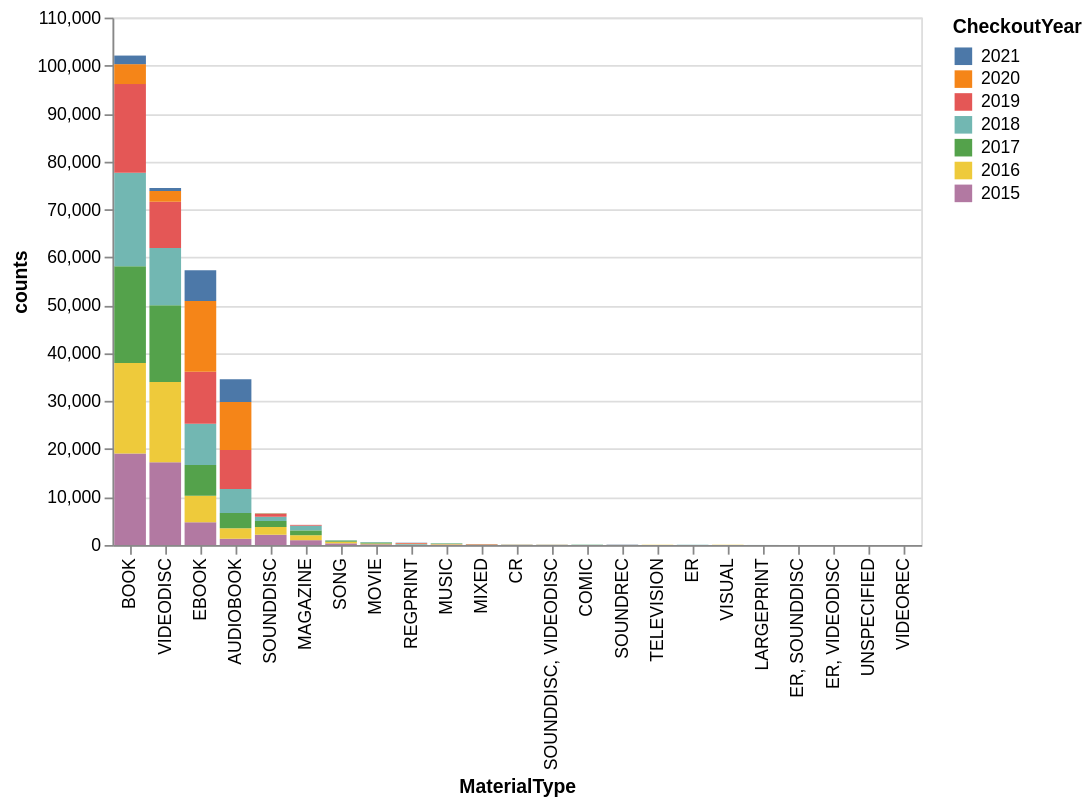

Notebook code cell kept with this figure:
### Markdown cell above
Task 5: Reflection <br>
What went well? <br>
The instructions provided on Google Colab were helpful and very detailed. It allowed me to understand the concepts while seeing the examples. The example code was helpful because it showed me a potential method to use for my assignment, but it also allowed me to experiment with different methods if I wanted to explore them further.


What did not go well or what challenges you encountered? <br>
A challenge I encountered while doing this lab was creating the interactive plot. I recieved some errors while experimenting with the interactive plot like small typos and syntax errors. What helped me overcome this was going back to the examples provided in Google Colab. I was able to troubleshoot what was wrong with my code.

### Code cell
#
# Lecture Code w/ examples
#
import pandas as pd # Data manipulation
import altair as alt # Interaction visualization
from vega_datasets import data as vega_data

import requests
import io

# Load dataset from GitHub
url = "https://raw.githubusercontent.com/manika-lamba/SP26-LIS4_5693/refs/heads/main/lab-assignments/lab-3/Seattle-Library_2015-2021.csv"
response = requests.get(url)
response.raise_for_status() # Raise exception for HTTP errors
text = response.text

seattle_df = pd.read_csv(io.StringIO(text))
seattle_df.head()

# Pandas bar chart
seattle_df['MaterialType'].value_counts().plot(kind = 'bar')

# Simple dataframe
source = pd.DataFrame({
    'a': ['A', 'B', 'C', 'D', 'E', 'F', 'G', 'H', 'I'],
    'b': [28, 55, 43, 91, 81, 53, 19, 87, 52]
})

# Simple Altair bar chart
alt.Chart(source).mark_bar().encode(
    x='a',
    y='b'
)

# Count values
seattle_df['MaterialType'].value_counts() # Count value

type(seattle_df['MaterialType'].value_counts()) # Check object type

# Convert series to dataframe for Altair
seattle_df['MaterialType'].value_counts().rename_axis('MaterialType').reset_index(name='counts')

# Example - Altair bar chart
source = seattle_df['MaterialType'].value_counts().rename_axis('MaterialType').reset_index(name='counts')
alt.Chart(source).mark_bar().encode(
    x='MaterialType',
    y='counts'
)

# Example - sorted bar chart
source = seattle_df['MaterialType'].value_counts().rename_axis('MaterialType').reset_index(name='counts')
alt.Chart(source).mark_bar().encode(
    x = alt.X('MaterialType', sort = '-y'),
    y = 'counts'
)

# Example - Vega dataset
cars = vega_data.cars()
cars.head()
alt.Chart(cars).mark_bar().encode(
    x = 'Horsepower',
    y = 'Miles_per_Gallon',
    color = 'Origin',
    shape = 'Origin'
)

# Example - Group by MaterialType and CheckoutYear
seattle_df
# Count how many checkout per material per year
seattle_material_grouped = seattle_df.groupby(['MaterialType', 'CheckoutYear']).size().reset_index(name = 'counts')
alt.Chart(seattle_material_grouped).mark_bar().encode( # Simple bar chart
    x = alt.X('MaterialType', sort = '-y'),
    y = 'counts',
    color = 'CheckoutYear:N'
)

# Example (with interactive)
alt.Chart(seattle_material_grouped).mark_bar().encode(
    x = alt.X('MaterialType', sort = '-y'),
    y = 'counts',
    color = 'CheckoutYear:N',
    tooltip = ['MaterialType', 'counts', 'CheckoutYear']
).interactive()

# Example (interactive w/ more features)
selection = alt.selection_point(fields = ['CheckoutYear'], bind = 'legend')
alt.Chart(seattle_material_grouped).mark_bar().encode(
    x = alt.X('MaterialType', sort = '-y'),
    y = 'counts',
    color = alt.Color('CheckoutYear:N', sort = alt.EncodingSortField('CheckoutYear', order = 'descending')),
    tooltip = ['MaterialType', 'counts', 'CheckoutYear'],
    opacity = alt.condition(selection, alt.value(1), alt.value(0.2)),
    order = 'CheckoutYear'
).add_params(
    selection
)

### Figure 1 — Vega-Lite specification as saved in the notebook (floating-point values rounded to 4 significant figures)
{"config": {"view": {"continuousWidth": 300, "continuousHeight": 300}}, "data": {"name": "data-73b297576c9ecbb755844259deeb97e5"}, "mark": {"type": "bar"}, "encoding": {"color": {"field": "CheckoutYear", "sort": {"field": "CheckoutYear", "order": "descending"}, "type": "nominal"}, "opacity": {"condition": {"param": "param_4", "value": 1}, "value": 0.2}, "order": {"field": "CheckoutYear", "type": "quantitative"}, "tooltip": [{"field": "MaterialType", "type": "nominal"}, {"field": "counts", "type": "quantitative"}, {"field": "CheckoutYear", "type": "quantitative"}], "x": {"field": "MaterialType", "sort": "-y", "type": "nominal"}, "y": {"field": "counts", "type": "quantitative"}}, "params": [{"name": "param_4", "select": {"type": "point", "fields": ["CheckoutYear"]}, "bind": "legend"}], "$schema": "https://vega.github.io/schema/vega-lite/v5.20.1.json", "datasets": {"data-73b297576c9ecbb755844259deeb97e5": [{"MaterialType": "AUDIOBOOK", "CheckoutYear": 2015, "counts": 1321}, {"MaterialType": "AUDIOBOOK", "CheckoutYear": 2016, "counts": 2163}, {"MaterialType": "AUDIOBOOK", "CheckoutYear": 2017, "counts": 3164}, {"MaterialType": "AUDIOBOOK", "CheckoutYear": 2018, "counts": 5027}, {"MaterialType": "AUDIOBOOK", "CheckoutYear": 2019, "counts": 8111}, {"MaterialType": "AUDIOBOOK", "CheckoutYear": 2020, "counts": 10050}, {"MaterialType": "AUDIOBOOK", "CheckoutYear": 2021, "counts": 4706}, {"MaterialType": "BOOK", "CheckoutYear": 2015, "counts": 19087}, {"MaterialType": "BOOK", "CheckoutYear": 2016, "counts": 18844}, {"MaterialType": "BOOK", "CheckoutYear": 2017, "counts": 20187}, {"MaterialType": "BOOK", "CheckoutYear": 2018, "counts": 19524}, {"MaterialType": "BOOK", "CheckoutYear": 2019, "counts": 18495}, {"MaterialType": "BOOK", "CheckoutYear": 2020, "counts": 4151}, {"MaterialType": "BOOK", "CheckoutYear": 2021, "counts": 1788}, {"MaterialType": "COMIC", "CheckoutYear": 2016, "counts": 1}, {"MaterialType": "COMIC", "CheckoutYear": 2017, "counts": 43}, {"MaterialType": "COMIC", "CheckoutYear": 2018, "counts": 39}, {"MaterialType": "CR", "CheckoutYear": 2015, "counts": 24}, {"MaterialType": "CR", "CheckoutYear": 2016, "counts": 25}, {"MaterialType": "CR", "CheckoutYear": 2017, "counts": 24}, {"MaterialType": "CR", "CheckoutYear": 2018, "counts": 18}, {"MaterialType": "CR", "CheckoutYear": 2019, "counts": 17}, {"MaterialType": "CR", "CheckoutYear": 2020, "counts": 4}, {"MaterialType": "EBOOK", "CheckoutYear": 2015, "counts": 4732}, {"MaterialType": "EBOOK", "CheckoutYear": 2016, "counts": 5540}, {"MaterialType": "EBOOK", "CheckoutYear": 2017, "counts": 6394}, {"MaterialType": "EBOOK", "CheckoutYear": 2018, "counts": 8607}, {"MaterialType": "EBOOK", "CheckoutYear": 2019, "counts": 10837}, {"MaterialType": "EBOOK", "CheckoutYear": 2020, "counts": 14769}, {"MaterialType": "EBOOK", "CheckoutYear": 2021, "counts": 6420}, {"MaterialType": "ER", "CheckoutYear": 2015, "counts": 8}, {"MaterialType": "ER", "CheckoutYear": 2016, "counts": 1}, {"MaterialType": "ER", "CheckoutYear": 2017, "counts": 10}, {"MaterialType": "ER", "CheckoutYear": 2018, "counts": 11}, {"MaterialType": "ER", "CheckoutYear": 2020, "counts": 2}, {"MaterialType": "ER", "CheckoutYear": 2021, "counts": 2}, {"MaterialType": "ER, SOUNDDISC", "CheckoutYear": 2015, "counts": 1}, {"MaterialType": "ER, SOUNDDISC", "CheckoutYear": 2016, "counts": 2}, {"MaterialType": "ER, SOUNDDISC", "CheckoutYear": 2017, "counts": 6}, {"MaterialType": "ER, SOUNDDISC", "CheckoutYear": 2018, "counts": 1}, {"MaterialType": "ER, VIDEODISC", "CheckoutYear": 2019, "counts": 8}, {"MaterialType": "ER, VIDEODISC", "CheckoutYear": 2020, "counts": 1}, {"MaterialType": "LARGEPRINT", "CheckoutYear": 2015, "counts": 6}, {"MaterialType": "LARGEPRINT", "CheckoutYear": 2017, "counts": 1}, {"MaterialType": "LARGEPRINT", "CheckoutYear": 2018, "counts": 9}, {"MaterialType": "LARGEPRINT", "CheckoutYear": 2019, "counts": 2}, {"MaterialType": "LARGEPRINT", "CheckoutYear": 2021, "counts": 1}, {"MaterialType": "MAGAZINE", "CheckoutYear": 2015, "counts": 1001}, {"MaterialType": "MAGAZINE", "CheckoutYear": 2016, "counts": 1033}, {"MaterialType": "MAGAZINE", "CheckoutYear": 2017, "counts": 1014}, {"MaterialType": "MAGAZINE", "CheckoutYear": 2018, "counts": 977}, {"MaterialType": "MAGAZINE", "CheckoutYear": 2019, "counts": 172}, {"MaterialType": "MIXED", "CheckoutYear": 2015, "counts": 24}, {"MaterialType": "MIXED", "CheckoutYear": 2016, "counts": 33}, {"MaterialType": "MIXED", "CheckoutYear": 2017, "counts": 32}, {"MaterialType": "MIXED", "CheckoutYear": 2018, "counts": 36}, {"MaterialType": "MIXED", "CheckoutYear": 2019, "counts": 46}, {"MaterialType": "MIXED", "CheckoutYear": 2020, "counts": 19}, {"MaterialType": "MIXED", "CheckoutYear": 2021, "counts": 5}, {"MaterialType": "MOVIE", "CheckoutYear": 2015, "counts": 143}, {"MaterialType": "MOVIE", "CheckoutYear": 2016, "counts": 172}, {"MaterialType": "MOVIE", "CheckoutYear": 2017, "counts": 198}, {"MaterialType": "MOVIE", "CheckoutYear": 2018, "counts": 83}, {"MaterialType": "MUSIC", "CheckoutYear": 2015, "counts": 105}, {"MaterialType": "MUSIC", "CheckoutYear": 2016, "counts": 97}, {"MaterialType": "MUSIC", "CheckoutYear": 2017, "counts": 125}, {"MaterialType": "MUSIC", "CheckoutYear": 2018, "counts": 54}, {"MaterialType": "MUSIC", "CheckoutYear": 2019, "counts": 1}, {"MaterialType": "REGPRINT", "CheckoutYear": 2015, "counts": 26}, {"MaterialType": "REGPRINT", "CheckoutYear": 2016, "counts": 46}, {"MaterialType": "REGPRINT", "CheckoutYear": 2017, "counts": 32}, {"MaterialType": "REGPRINT", "CheckoutYear": 2018, "counts": 114}, {"MaterialType": "REGPRINT", "CheckoutYear": 2019, "counts": 164}, {"MaterialType": "REGPRINT", "CheckoutYear": 2020, "counts": 36}, {"MaterialType": "REGPRINT", "CheckoutYear": 2021, "counts": 29}, {"MaterialType": "SONG", "CheckoutYear": 2015, "counts": 339}, {"MaterialType": "SONG", "CheckoutYear": 2016, "counts": 345}, {"MaterialType": "SONG", "CheckoutYear": 2017, "counts": 248}, {"MaterialType": "SONG", "CheckoutYear": 2018, "counts": 43}, {"MaterialType": "SOUNDDISC", "CheckoutYear": 2015, "counts": 2159}, {"MaterialType": "SOUNDDISC", "CheckoutYear": 2016, "counts": 1570}, {"MaterialType": "SOUNDDISC", "CheckoutYear": 2017, "counts": 1275}, {"MaterialType": "SOUNDDISC", "CheckoutYear": 2018, "counts": 899}, {"MaterialType": "SOUNDDISC", "CheckoutYear": 2019, "counts": 580}, {"MaterialType": "SOUNDDISC", "CheckoutYear": 2020, "counts": 98}, {"MaterialType": "SOUNDDISC", "CheckoutYear": 2021, "counts": 12}, {"MaterialType": "SOUNDDISC, VIDEODISC", "CheckoutYear": 2015, "counts": 38}, {"MaterialType": "SOUNDDISC, VIDEODISC", "CheckoutYear": 2016, "counts": 21}, {"MaterialType": "SOUNDDISC, VIDEODISC", "CheckoutYear": 2017, "counts": 24}, {"MaterialType": "SOUNDDISC, VIDEODISC", "CheckoutYear": 2018, "counts": 6}, {"MaterialType": "SOUNDREC", "CheckoutYear": 2015, "counts": 34}, {"MaterialType": "SOUNDREC", "CheckoutYear": 2016, "counts": 26}, {"MaterialType": "SOUNDREC", "CheckoutYear": 2017, "counts": 13}, {"MaterialType": "SOUNDREC", "CheckoutYear": 2018, "counts": 6}, {"MaterialType": "SOUNDREC", "CheckoutYear": 2019, "counts": 3}, {"MaterialType": "TELEVISION", "CheckoutYear": 2015, "counts": 7}, {"MaterialType": "TELEVISION", "CheckoutYear": 2016, "counts": 17}, {"MaterialType": "TELEVISION", "CheckoutYear": 2017, "counts": 5}, {"MaterialType": "TELEVISION", "CheckoutYear": 2018, "counts": 10}, {"MaterialType": "UNSPECIFIED", "CheckoutYear": 2021, "counts": 2}, {"MaterialType": "VIDEODISC", "CheckoutYear": 2015, "counts": 17230}, {"MaterialType": "VIDEODISC", "CheckoutYear": 2016, "counts": 16755}, {"MaterialType": "VIDEODISC", "CheckoutYear": 2017, "counts": 16006}, {"MaterialType": "VIDEODISC", "CheckoutYear": 2018, "counts": 11975}, {"MaterialType": "VIDEODISC", "CheckoutYear": 2019, "counts": 9596}, {"MaterialType": "VIDEODISC", "CheckoutYear": 2020, "counts": 2253}, {"MaterialType": "VIDEODISC", "CheckoutYear": 2021, "counts": 658}, {"MaterialType": "VIDEOREC", "CheckoutYear": 2017, "counts": 2}, {"MaterialType": "VISUAL", "CheckoutYear": 2015, "counts": 13}, {"MaterialType": "VISUAL", "CheckoutYear": 2016, "counts": 14}, {"MaterialType": "VISUAL", "CheckoutYear": 2017, "counts": 4}]}}
